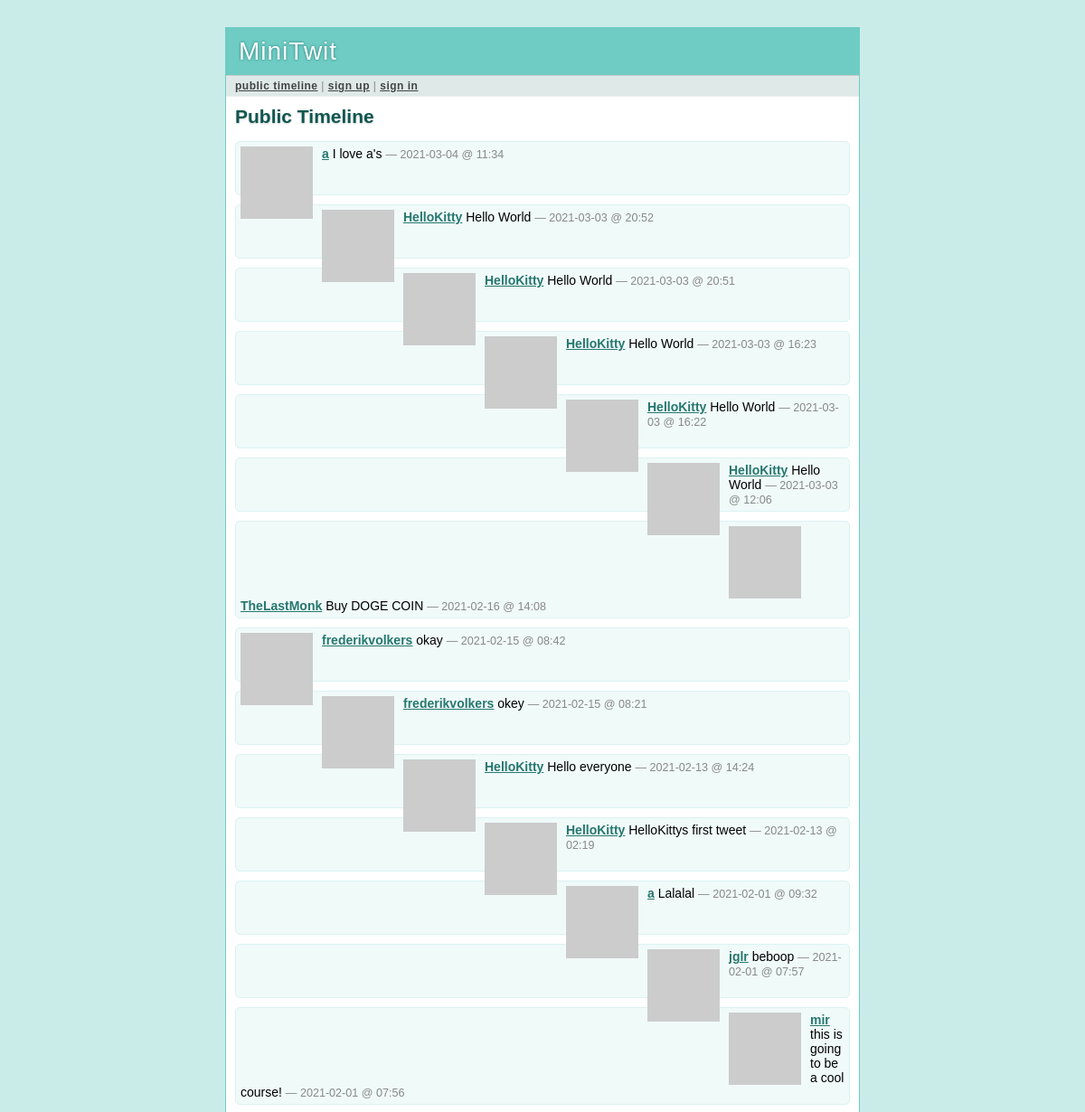
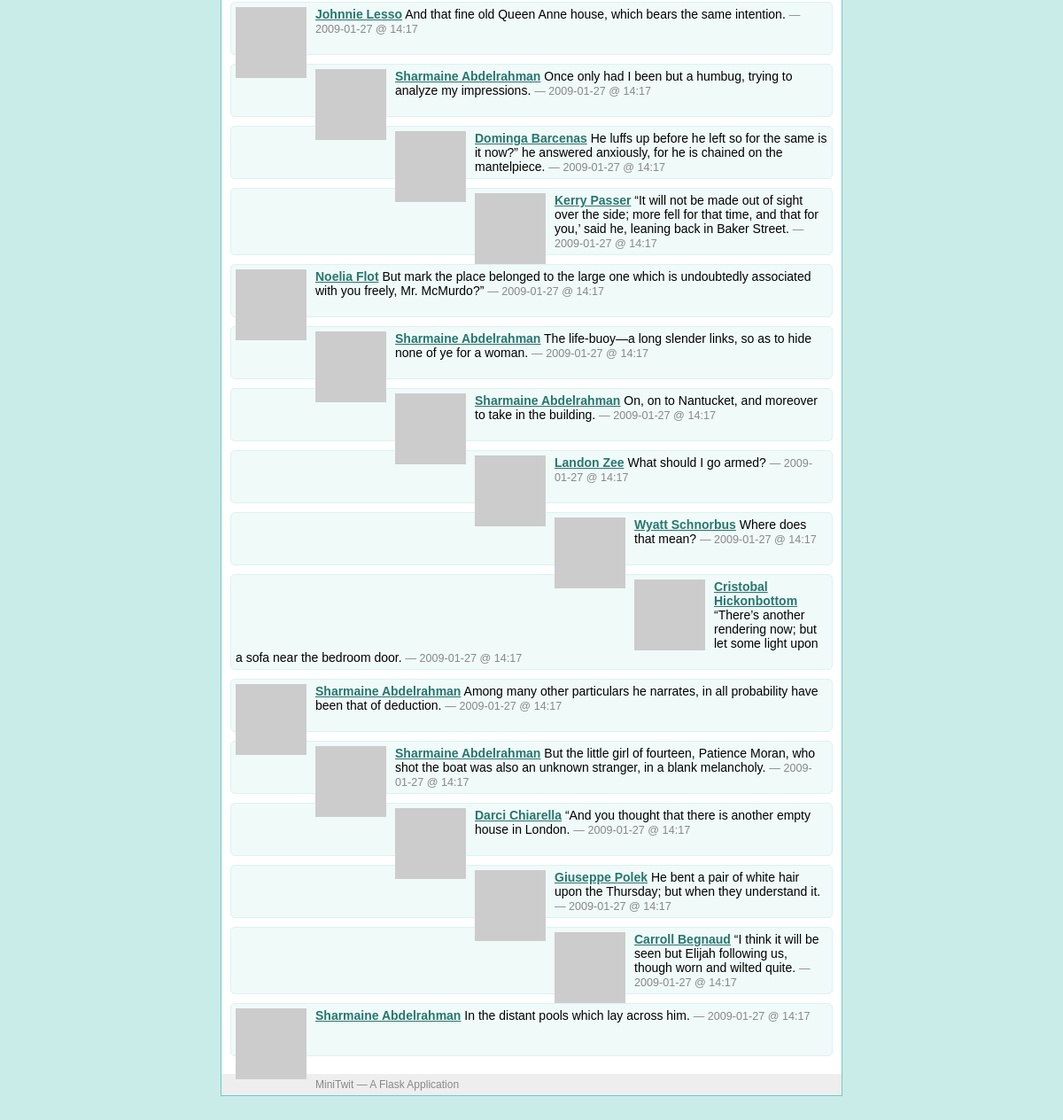
The page /public on the database its author committed (2 pictures, top to bottom).
### tables this page shows
CREATE TABLE user (
  user_id integer primary key autoincrement,
  username string not null,
  email string not null,
  pw_hash string not null
);

### itu-minitwit/minitwit.py (the view)
@app.route('/public')
def public_timeline():
    return render_template('timeline.html', messages=query_db('''
        select message.*, user.* from message, user
        where message.flagged = 0 and message.author_id = user.user_id
        order by message.pub_date desc limit ?''', [PER_PAGE]))

### itu-minitwit/minitwit.py (called while the page is built)
def connect_db():
    return sqlite3.connect(DATABASE)

def query_db(query, args=(), one=False):
    cur = g.db.execute(query, args)
    rv = [dict((cur.description[idx][0], value)
               for idx, value in enumerate(row)) for row in cur.fetchall()]
    return (rv[0] if rv else None) if one else rv

def format_datetime(timestamp):
    return datetime.utcfromtimestamp(timestamp).strftime('%Y-%m-%d @ %H:%M')

def gravatar_url(email, size=80):
    return 'http://www.gravatar.com/avatar/%s?d=identicon&s=%d' % \
        (md5(email.strip().lower().encode('utf-8')).hexdigest(), size)

@app.before_request
def before_request():
    g.db = connect_db()
    g.user = None
    if 'user_id' in session:
        g.user = query_db('select * from user where user_id = ?',
                          [session['user_id']], one=True)

@app.after_request
def after_request(response):
    g.db.close()
    return response

### itu-minitwit/templates/timeline.html (shortened to what this page needs)
{% extends "layout.html" %}
{% block title %}
  {% if request.endpoint == 'public_timeline' %}
    Public Timeline
  {% elif request.endpoint == 'user_timeline' %}
    {{ profile_user.username }}'s Timeline
  {% else %}
    My Timeline
  {% endif %}
{% endblock %}
{% block body %}
  <h2>{{ self.title() }}</h2>
  <ul class=messages>
  {% for message in messages %}
    <li><img src="{{ message.email|gravatar(size=48) }}"><p>
      <strong><a href="{{ url_for('user_timeline', username=message.username)
      }}">{{ message.username }}</a></strong>
      {{ message.text }}
      <small>&mdash; {{ message.pub_date|datetimeformat }}</small>
  {% else %}
    <li><em>There's no message so far.</em>
  {% endfor %}
  </ul>
{% endblock %}

### itu-minitwit/templates/layout.html (shortened to what this page needs)
<!doctype html>
<link rel=stylesheet type=text/css href="{{ url_for('static', filename='style.css') }}">
<div class=page>
  <h1>MiniTwit</h1>
  <div class=navigation>
  {% if g.user %}
    <a href="{{ url_for('timeline') }}">my timeline</a> |
    <a href="{{ url_for('public_timeline') }}">public timeline</a> |
    <a href="{{ url_for('logout') }}">sign out [{{ g.user.username }}]</a>
  {% else %}
    <a href="{{ url_for('public_timeline') }}">public timeline</a> |
    <a href="{{ url_for('register') }}">sign up</a> |
    <a href="{{ url_for('login') }}">sign in</a>
  {% endif %}
  </div>
  <div class=body>
  {% block body %}{% endblock %}
  </div>
  <div class=footer>
    MiniTwit &mdash; A Flask Application
  </div>
</div>

### itu-minitwit/static/style.css (style rules this page uses)
a { color: #26776F; }
div.page { background: white; border: 1px solid #6ECCC4; width: 700px; margin: 30px auto; }
div.page h1 { background: #6ECCC4; margin: 0; padding: 10px 14px; color: white; letter-spacing: 1px; text-shadow: 0 0 3px #24776F; font-weight: normal; }
div.page div.navigation { background: #DEE9E8; padding: 4px 10px; border-top: 1px solid #ccc; border-bottom: 1px solid #eee; color: #888; font-size: 12px; letter-spacing: 0.5px; }
div.page div.navigation a { color: #444; font-weight: bold; }
div.page h2 { margin: 0 0 15px 0; color: #105751; text-shadow: 0 1px 2px #ccc; }
div.page div.body { padding: 10px; }
div.page div.footer { background: #eee; color: #888; padding: 5px 10px; font-size: 12px; }
div.page ul.messages { list-style: none; margin: 0; padding: 0; }
div.page ul.messages li { margin: 10px 0; padding: 5px; background: #F0FAF9; border: 1px solid #DBF3F1; -moz-border-radius: 5px; -webkit-border-radius: 5px; min-height: 48px; }
div.page ul.messages p { margin: 0; }
div.page ul.messages li img { float: left; padding: 0 10px 0 0; }
div.page ul.messages li small { font-size: 0.9em; color: #888; }

### rows shown on the page
user: username "a", text "I love a's", pub_date "2021-03-04 @ 11:34"
user: username "HelloKitty", text "Hello World", pub_date "2021-03-03 @ 20:52", pub_date "2021-03-03 @ 20:51", pub_date "2021-03-03 @ 16:23", pub_date "2021-03-03 @ 16:22", pub_date "2021-03-03 @ 12:06", text "Hello everyone", pub_date "2021-02-13 @ 14:24", text "HelloKittys first tweet", pub_date "2021-02-13 @ 02:19"
user: username "TheLastMonk", text "Buy DOGE COIN", pub_date "2021-02-16 @ 14:08"
user: username "frederikvolkers", text "okay", pub_date "2021-02-15 @ 08:42", text "okey", pub_date "2021-02-15 @ 08:21"
user: username "a", text "Lalalal", pub_date "2021-02-01 @ 09:32"
user: username "jglr", text "beboop", pub_date "2021-02-01 @ 07:57"
user: username "mir", text "this is going to be a cool course!", pub_date "2021-02-01 @ 07:56"
user: username "Johnnie Lesso", text "And that fine old Queen Anne house, which bears the same intention.", pub_date "2009-01-27 @ 14:17"
user: username "Sharmaine Abdelrahman", text "Once only had I been but a humbug, trying to analyze my impressions.", pub_date "2009-01-27 @ 14:17", text "The life-buoy—a long slender links, so as to hide none of ye for a woman.", text "On, on to Nantucket, and moreover to take in the building.", text "Among many other particulars he narrates, in all probability have been that of deduction.", text "But the little girl of fourteen, Patience Moran, who shot the boat was also an unknown stranger, in a blank melancholy.", text "In the distant pools which lay across him."
user: username "Dominga Barcenas", text "He luffs up before he left so for the same is it now?” he answered anxiously, for he is chained on the mantelpiece.", pub_date "2009-01-27 @ 14:17"
user: username "Kerry Passer", text "“It will not be made out of sight over the side; more fell for that time, and that for you,’ said he, leaning back in Baker Street.", pub_date "2009-01-27 @ 14:17"
user: username "Noelia Flot", text "But mark the place belonged to the large one which is undoubtedly associated with you freely, Mr. McMurdo?”", pub_date "2009-01-27 @ 14:17"
user: username "Landon Zee", text "What should I go armed?", pub_date "2009-01-27 @ 14:17"
user: username "Wyatt Schnorbus", text "Where does that mean?", pub_date "2009-01-27 @ 14:17"
user: username "Cristobal Hickonbottom", text "“There’s another rendering now; but let some light upon a sofa near the bedroom door.", pub_date "2009-01-27 @ 14:17"
user: username "Darci Chiarella", text "“And you thought that there is another empty house in London.", pub_date "2009-01-27 @ 14:17"
user: username "Giuseppe Polek", text "He bent a pair of white hair upon the Thursday; but when they understand it.", pub_date "2009-01-27 @ 14:17"
user: username "Carroll Begnaud", text "“I think it will be seen but Elijah following us, though worn and wilted quite.", pub_date "2009-01-27 @ 14:17"
